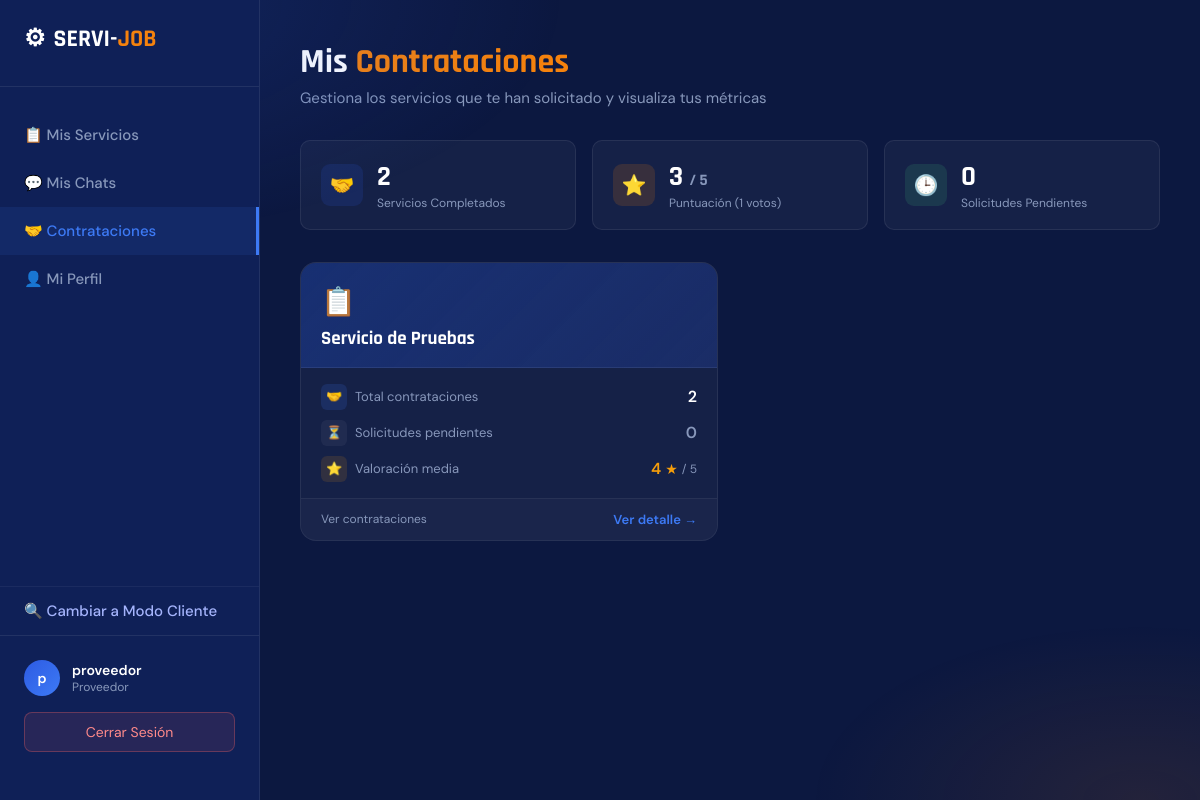
The page /app/pages/proveedor_panel.php?tab=contratos (signed in) on the database its author committed.
### tables this page shows
CREATE TABLE `servicios` (
  `id` int(10) UNSIGNED NOT NULL,
  `titulo` varchar(200) NOT NULL,
  `descripcion` text DEFAULT NULL,
  `imagen` varchar(255) DEFAULT NULL,
  `categoria` varchar(80) NOT NULL DEFAULT '',
  `municipio` varchar(60) NOT NULL DEFAULT '',
  `precio` decimal(10,2) NOT NULL DEFAULT 0.00,
  `usuario_id` int(10) UNSIGNED DEFAULT NULL,
  `es_destacado` tinyint(1) NOT NULL DEFAULT 0,
  `verificado` tinyint(1) NOT NULL DEFAULT 0,
  `created_at` datetime NOT NULL DEFAULT current_timestamp(),
  `updated_at` datetime DEFAULT NULL ON UPDATE current_timestamp(),
  `deleted_at` datetime DEFAULT NULL
);

### app/core/auth_guard.php (called while the page is built, shortened)
<?php
function nombreUsuario(): string {
    return htmlspecialchars($_SESSION['user_name'] ?? 'Usuario');
}
function idUsuario(): int {
    return (int)($_SESSION['user_id'] ?? 0);
}

### app/pages/proveedor_panel.php (the view, shortened to what this page needs)
<?php
require_once __DIR__ . '/../core/auth_guard.php';
include __DIR__ . '/../api/get_lists.php';
$uid = idUsuario();
$stmt = mysqli_prepare($conn,
    "SELECT * FROM servicios WHERE usuario_id = ? AND deleted_at IS NULL ORDER BY created_at DESC"
);
mysqli_stmt_bind_param($stmt, 'i', $uid);
mysqli_stmt_execute($stmt);
$servicios = mysqli_stmt_get_result($stmt)->fetch_all(MYSQLI_ASSOC);
$stmt_contratos = mysqli_prepare($conn,
    "SELECT c.*, s.titulo AS servicio_titulo, u.nombre AS cliente_nombre, u.apellido AS cliente_apellido,
            v.puntuacion, v.comentario
     FROM contrataciones c
     JOIN servicios s ON s.id = c.servicio_id
     JOIN usuarios u ON u.id = c.cliente_id
     LEFT JOIN valoraciones v ON v.contratacion_id = c.id
     WHERE c.proveedor_id = ?
     ORDER BY c.created_at DESC"
);
mysqli_stmt_bind_param($stmt_contratos, 'i', $uid);
mysqli_stmt_execute($stmt_contratos);
$contrataciones = mysqli_stmt_get_result($stmt_contratos)->fetch_all(MYSQLI_ASSOC);
$total_contratos_pendientes = 0;
$total_contratos_completados = 0;
$contratos_por_servicio = [];
foreach ($contrataciones as $c) {
    if ($c['estado'] === 'completado') $total_contratos_completados++;
    $contratos_por_servicio[$c['servicio_id']]['contratos'][] = $c;
}
$stmt_val = mysqli_prepare($conn, "SELECT AVG(puntuacion) as prom, COUNT(*) as total FROM valoraciones WHERE proveedor_id = ?");
mysqli_stmt_bind_param($stmt_val, 'i', $uid);
mysqli_stmt_execute($stmt_val);
$row_val = mysqli_stmt_get_result($stmt_val)->fetch_assoc();
$promedio_puntuacion = $row_val['prom'] ? round($row_val['prom'], 1) : 0;
$total_valoraciones = $row_val['total'] ? $row_val['total'] : 0;
$tab = $_GET['tab'] ?? 'servicios';
?>
<!DOCTYPE html>
<html lang="es">
<head>
    <link href="../../public/css/fonts.css" rel="stylesheet">
    <link rel="stylesheet" href="../../public/css/proveedor_panel.css">
</head>
<body>
<div class="sidebar">
    <a href="proveedor_panel.php" class="logo">
        <div class="logo-icon">⚙</div>
        <span class="logo-text">SERVI-<span>JOB</span></span>
    </a>
    <a href="?tab=servicios" class="nav-item <?= $tab == 'servicios' ? 'active' : '' ?>">
        📋 Mis Servicios
    </a>
    <a href="?tab=chats" class="nav-item <?= $tab == 'chats' ? 'active' : '' ?>">
        💬 Mis Chats
    </a>
    <a href="?tab=contratos" class="nav-item <?= $tab == 'contratos' ? 'active' : '' ?>">
        🤝 Contrataciones
    </a>
    <a href="?tab=perfil" class="nav-item <?= $tab == 'perfil' ? 'active' : '' ?>">
        👤 Mi Perfil
    </a>
    <div style="flex:1"></div>
    <a href="../../index.php" class="nav-item" style="border-top: 1px solid rgba(255,255,255,0.05); color: #a5b4fc;">
        🔍 Cambiar a Modo Cliente
    </a>
    <div class="sidebar-bottom">
        <div class="user-info">
            <div class="user-avatar"><?= substr(nombreUsuario(), 0, 1) ?></div>
            <div>
                <div style="font-size: 14px; font-weight: 600;"><?= nombreUsuario() ?></div>
                <div style="font-size: 12px; color: var(--text-muted);">Proveedor</div>
            </div>
        </div>
        <a href="../../logout.php" class="btn-logout">Cerrar Sesión</a>
    </div>
</div>
<div class="main-content">
    <div id="tab-contratos" class="tab-content <?= $tab == 'contratos' ? 'active' : '' ?>">
        <div class="page-header">
            <h1>Mis <span>Contrataciones</span></h1>
            <p>Gestiona los servicios que te han solicitado y visualiza tus métricas</p>
        </div>
        <div class="stats-bar-wrap">
        <div class="stats-bar" style="grid-template-columns: repeat(3, 1fr);">
            <div class="stat-box">
                <div class="stat-icon blue">🤝</div>
                <div>
                    <div class="stat-num"><?= $total_contratos_completados ?></div>
                    <div class="stat-label">Servicios Completados</div>
                </div>
            </div>
            <div class="stat-box">
                <div class="stat-icon orange">⭐</div>
                <div>
                    <div class="stat-num"><?= $promedio_puntuacion ?> <span style="font-size:16px;color:var(--text-muted)">/ 5</span></div>
                    <div class="stat-label">Puntuación (<?= $total_valoraciones ?> votos)</div>
                </div>
            </div>
            <div class="stat-box">
                <div class="stat-icon green">🕒</div>
                <div>
                    <div class="stat-num"><?= $total_contratos_pendientes ?></div>
                    <div class="stat-label">Solicitudes Pendientes</div>
                </div>
            </div>
        </div>
        </div>
        <?php if (empty($contrataciones)): ?>
            <div class="empty-state">
                <div class="empty-icon">🤝</div>
                <p>No tienes contrataciones registradas por el momento.</p>
            </div>
        <?php else: ?>
            <div id="vista-maestro-contratos" class="grid" style="grid-template-columns: repeat(auto-fill, minmax(300px, 1fr)); gap:24px;">
            <?php foreach ($servicios as $s): ?>
                <?php $metricas = $contratos_por_servicio[$s['id']]; ?>
                <?php $tiene_pendientes = $metricas['pendientes'] > 0; ?>
                <div onclick="mostrarDetalleContrato(<?= $s['id'] ?>)"
                    style="background:var(--card-bg); border:1px solid <?= $tiene_pendientes ? 'rgba(245,130,13,0.35)' : 'var(--border)' ?>; border-radius:16px; overflow:hidden; cursor:pointer; transition:all 0.25s ease; position:relative; display:flex; flex-direction:column;"
                    onmouseover="this.style.transform='translateY(-5px)'; this.style.borderColor='rgba(61,122,245,0.5)'; this.style.boxShadow='0 12px 32px rgba(0,0,0,0.3)'"
                    onmouseout="this.style.transform='none'; this.style.borderColor='<?= $tiene_pendientes ? 'rgba(245,130,13,0.35)' : 'var(--border)' ?>'; this.style.boxShadow='none'">
                    <div style="padding:20px 20px 16px; background:linear-gradient(135deg, rgba(26,58,143,0.6) 0%, rgba(45,91,227,0.2) 100%); border-bottom:1px solid rgba(255,255,255,0.07);">
                        <div style="font-size:28px; margin-bottom:8px;">📋</div>
                        <h3 style="font-family:'Rajdhani',sans-serif; font-size:19px; font-weight:700; color:#fff; line-height:1.2; margin-right:<?= $tiene_pendientes ? '90px' : '0' ?>;">
                            <?= htmlspecialchars($s['titulo']) ?>
                        </h3>
                    </div>
                    <div style="padding:16px 20px; display:flex; flex-direction:column; gap:10px; flex:1;">
                        <div style="display:flex; align-items:center; justify-content:space-between;">
                            <div style="display:flex; align-items:center; gap:8px; color:var(--text-muted); font-size:13px;">
                                <span style="background:rgba(61,122,245,0.15); border-radius:6px; width:26px; height:26px; display:flex; align-items:center; justify-content:center; font-size:13px;">🤝</span>
                                Total contrataciones
                            </div>
                            <span style="font-weight:700; font-size:16px; color:#fff;"><?= count($metricas['contratos']) ?></span>
                        </div>
                        <div style="display:flex; align-items:center; justify-content:space-between;">
                            <div style="display:flex; align-items:center; gap:8px; color:var(--text-muted); font-size:13px;">
                                <span style="background:<?= $tiene_pendientes ? 'rgba(245,130,13,0.15)' : 'rgba(255,255,255,0.05)' ?>; border-radius:6px; width:26px; height:26px; display:flex; align-items:center; justify-content:center; font-size:13px;">⏳</span>
                                Solicitudes pendientes
                            </div>
                            <span style="font-weight:700; font-size:16px; color:<?= $tiene_pendientes ? 'var(--orange)' : 'var(--text-muted)' ?>;">
                                <?= $metricas['pendientes'] ?>
                            </span>
                        </div>
                        <div style="display:flex; align-items:center; justify-content:space-between;">
                            <div style="display:flex; align-items:center; gap:8px; color:var(--text-muted); font-size:13px;">
                                <span style="background:rgba(245,158,11,0.12); border-radius:6px; width:26px; height:26px; display:flex; align-items:center; justify-content:center; font-size:13px;">⭐</span>
                                Valoración media
                            </div>
                            <?php if ($metricas['promedio'] > 0): ?>
                                <div style="display:flex; align-items:center; gap:4px;">
                                    <span style="font-weight:700; font-size:16px; color:#f59e0b;"><?= $metricas['promedio'] ?></span>
                                    <span style="color:#f59e0b; font-size:14px;">★</span>
                                    <span style="color:var(--text-muted); font-size:12px;">/ 5</span>
                                </div>
                            <?php else: ?>
                                <span style="color:var(--text-muted); font-size:13px; font-style:italic;">Sin valoraciones</span>
                            <?php endif; ?>
                        </div>
                    </div>
                    <div style="padding:12px 20px; background:rgba(255,255,255,0.02); border-top:1px solid rgba(255,255,255,0.06); display:flex; align-items:center; justify-content:space-between;">
                        <span style="font-size:12px; color:var(--text-muted);">Ver contrataciones</span>
                        <span style="color:var(--blue-light); font-size:13px; font-weight:600;">Ver detalle →</span>
                    </div>
                </div>
            <?php endforeach; ?>
            </div>
        <?php endif; ?>
    </div>
</div>
</body>
</html>

### public/css/proveedor_panel.css (style rules this page uses)
:root { --navy: #0f2057; --blue: #1a3a8f; --blue-mid: #2d5be3; --blue-light: #3d7af5; --orange: #f5820d; --orange-dark: #d96a00; --white: #ffffff; --off-white: #f4f6fc; --text-muted: #8898bb; --border: rgba(255,255,255,0.08); --card-bg: rgba(255,255,255,0.04); --radius: 12px; --bg: #0c1840; }
* { margin:0; padding:0; box-sizing:border-box; }
body { font-family: 'DM Sans', sans-serif; background: var(--bg); color: var(--white); min-height: 100vh; }
body::before { content:''; position:fixed; inset:0; pointer-events:none; background: radial-gradient(ellipse 70% 50% at 5% 0%, rgba(45,91,227,0.2) 0%, transparent 60%), radial-gradient(ellipse 50% 40% at 95% 100%, rgba(245,130,13,0.1) 0%, transparent 55%); }
body { display: flex; }
.sidebar { width: 260px; background: var(--navy); border-right: 1px solid var(--border); display: flex; flex-direction: column; padding: 24px 0; flex-shrink: 0; position: sticky; top: 0; height: 100vh; overflow-y: auto; }
.logo { font-family: 'Rajdhani', sans-serif; font-size: 24px; font-weight: 700; padding: 0 24px 32px; border-bottom: 1px solid var(--border); margin-bottom: 24px; display:flex; align-items:center; gap:8px; text-decoration:none; color:white; }
.logo .logo-text { color: white; }
.logo .logo-text span { color: var(--orange); }
.nav-item { padding: 14px 24px; color: var(--text-muted); font-size: 15px; font-weight: 500; display: flex; align-items: center; gap: 12px; transition: all 0.2s; cursor: pointer; text-decoration:none; }
.nav-item:hover, .nav-item.active { background: rgba(61,122,245,0.1); color: var(--blue-light); border-right: 3px solid var(--blue-light); }
.sidebar-bottom { margin-top: auto; padding: 24px; border-top: 1px solid var(--border); }
.user-info { display: flex; align-items: center; gap: 12px; margin-bottom: 16px; }
.user-avatar { width: 36px; height: 36px; border-radius: 50%; background: linear-gradient(135deg, var(--blue-mid), var(--blue-light)); display: flex; align-items: center; justify-content: center; font-weight: 700; font-size:14px; }
.btn-logout { display: block; width: 100%; padding: 10px; border-radius: 8px; border: 1px solid rgba(255,100,100,0.3); background: rgba(255,100,100,0.1); color: #ff8a8a; text-align: center; font-size: 14px; transition: all 0.2s; text-decoration:none; }
.main-content { flex: 1; overflow-y: auto; height: 100vh; display: flex; flex-direction: column; }
.tab-content { display: none; flex: 1; padding: 40px; }
.tab-content.active { display: block; animation: fadeIn 0.3s ease; }
.page-header { margin-bottom:32px; }
.page-header h1 { font-family:'Rajdhani',sans-serif; font-size:34px; font-weight:700; }
.page-header h1 span { color:var(--orange); }
.page-header p { color:var(--text-muted); font-size:15px; margin-top:4px; }
.grid { display:grid; grid-template-columns:1fr 1fr; gap:24px; }
.stats-bar { display:grid; grid-template-columns:repeat(4, 1fr); gap:16px; margin-bottom:28px; }
.stats-bar-wrap { overflow-x: auto; -webkit-overflow-scrolling: touch; margin-bottom:28px; padding-bottom: 4px; }
.stats-bar-wrap .stats-bar { margin-bottom:0; min-width: 600px; }
.stat-box { background:var(--card-bg); border:1px solid var(--border); border-radius:10px; padding:18px 20px; display:flex; align-items:center; gap:14px; }
.stat-icon { width:42px; height:42px; border-radius:9px; display:flex; align-items:center; justify-content:center; font-size:20px; flex-shrink:0; }
.stat-icon.blue { background:rgba(45,91,227,0.15); }
.stat-icon.orange { background:rgba(245,130,13,0.15); }
.stat-icon.green { background:rgba(74,222,128,0.12); }
.stat-num { font-family:'Rajdhani',sans-serif; font-size:28px; font-weight:700; }
.stat-label { font-size:12px; color:var(--text-muted); }

### rows shown on the page
servicios: titulo "Servicio de Pruebas", id "2", id "0", id "4"

### other values the page prints
substr(nombreUsuario(), 0, 1) "p"
nombreUsuario() "proveedor"
$total_contratos_completados "2"
$promedio_puntuacion "3"
$total_valoraciones "1"
$total_contratos_pendientes "0"
